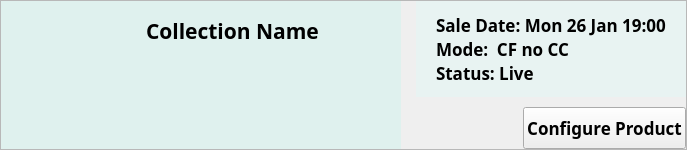
                 <widget class="QFrame" name="collection_box_3">
                  <property name="sizePolicy">
                   <sizepolicy hsizetype="Preferred" vsizetype="Fixed">
                    <horstretch>0</horstretch>
                    <verstretch>0</verstretch>
                   </sizepolicy>
                  </property>
                  <property name="minimumSize">
                   <size>
                    <width>0</width>
                    <height>150</height>
                   </size>
                  </property>
                  <property name="maximumSize">
                   <size>
                    <width>16777215</width>
                    <height>150</height>
                   </size>
                  </property>
                  <property name="autoFillBackground">
                   <bool>false</bool>
                  </property>
                  <property name="frameShape">
                   <enum>QFrame::StyledPanel</enum>
                  </property>
                  <property name="frameShadow">
                   <enum>QFrame::Raised</enum>
                  </property>
                  <layout class="QHBoxLayout" name="horizontalLayout_52">
                   <property name="spacing">
                    <number>0</number>
                   </property>
                   <property name="leftMargin">
                    <number>0</number>
                   </property>
                   <property name="topMargin">
                    <number>0</number>
                   </property>
                   <property name="rightMargin">
                    <number>0</number>
                   </property>
                   <property name="bottomMargin">
                    <number>0</number>
                   </property>
                   <item>
                    <layout class="QHBoxLayout" name="horizontalLayout_53">
                     <property name="spacing">
                      <number>15</number>
                     </property>
                     <item>
                      <widget class="QFrame" name="product_frame_11">
                       <property name="minimumSize">
                        <size>
                         <width>400</width>
                         <height>0</height>
                        </size>
                       </property>
                       <property name="maximumSize">
                        <size>
                         <width>500</width>
                         <height>16777215</height>
                        </size>
                       </property>
                       <property name="styleSheet">
                        <string notr="true">QFrame {
    background-color:#DFF1EE;
	border: none;
}</string>
                       </property>
                       <property name="frameShape">
                        <enum>QFrame::StyledPanel</enum>
                       </property>
                       <property name="frameShadow">
                        <enum>QFrame::Raised</enum>
                       </property>
                       <layout class="QHBoxLayout" name="horizontalLayout_54">
                        <property name="spacing">
                         <number>15</number>
                        </property>
                        <property name="leftMargin">
                         <number>20</number>
                        </property>
                        <property name="topMargin">
                         <number>15</number>
                        </property>
                        <property name="rightMargin">
                         <number>20</number>
                        </property>
                        <property name="bottomMargin">
                         <number>15</number>
                        </property>
                        <item>
                         <widget class="QLabel" name="product_image_label_11">
                          <property name="maximumSize">
                           <size>
                            <width>110</width>
                            <height>110</height>
                           </size>
                          </property>
                          <property name="styleSheet">
                           <string notr="true"/>
                          </property>
                          <property name="text">
                           <string/>
                          </property>
                          <property name="pixmap">
                           <pixmap resource="../../../public/images/post_images/post_images.qrc">:/post_images/IMG_7102.jpg</pixmap>
                          </property>
                          <property name="scaledContents">
                           <bool>true</bool>
                          </property>
                         </widget>
                        </item>
                        <item>
                         <widget class="QFrame" name="frame_16">
                          <property name="frameShape">
                           <enum>QFrame::StyledPanel</enum>
                          </property>
                          <property name="frameShadow">
                           <enum>QFrame::Raised</enum>
                          </property>
                          <layout class="QVBoxLayout" name="verticalLayout_46">
                           <property name="leftMargin">
                            <number>0</number>
                           </property>
                           <property name="topMargin">
                            <number>0</number>
                           </property>
                           <property name="rightMargin">
                            <number>0</number>
                           </property>
                           <property name="bottomMargin">
                            <number>0</number>
                           </property>
                           <item>
                            <widget class="QLabel" name="collection_name_label_3">
                             <property name="sizePolicy">
                              <sizepolicy hsizetype="Preferred" vsizetype="Maximum">
                               <horstretch>0</horstretch>
                               <verstretch>0</verstretch>
                              </sizepolicy>
                             </property>
                             <property name="font">
                              <font>
                               <family>Manrope</family>
                               <pointsize>16</pointsize>
                               <weight>75</weight>
                               <bold>true</bold>
                              </font>
                             </property>
                             <property name="text">
                              <string>Collection Name</string>
                             </property>
                            </widget>
                           </item>
                           <item>
                            <spacer name="verticalSpacer_20">
                             <property name="orientation">
                              <enum>Qt::Vertical</enum>
                             </property>
                             <property name="sizeHint" stdset="0">
                              <size>
                               <width>20</width>
                               <height>40</height>
                              </size>
                             </property>
                            </spacer>
                           </item>
                          </layout>
                         </widget>
                        </item>
                       </layout>
                      </widget>
                     </item>
                     <item>
                      <layout class="QVBoxLayout" name="verticalLayout_47">
                       <property name="spacing">
                        <number>10</number>
                       </property>
                       <item>
                        <widget class="QFrame" name="info_frame_11">
                         <property name="minimumSize">
                          <size>
                           <width>0</width>
                           <height>0</height>
                          </size>
                         </property>
                         <property name="maximumSize">
                          <size>
                           <width>16777215</width>
                           <height>120</height>
                          </size>
                         </property>
                         <property name="styleSheet">
                          <string notr="true">QFrame {
    background-color:#E8F3F2;
	border: none;
}</string>
                         </property>
                         <property name="frameShape">
                          <enum>QFrame::StyledPanel</enum>
                         </property>
                         <property name="frameShadow">
                          <enum>QFrame::Raised</enum>
                         </property>
                         <layout class="QVBoxLayout" name="verticalLayout_48">
                          <property name="spacing">
                           <number>0</number>
                          </property>
                          <property name="leftMargin">
                           <number>20</number>
                          </property>
                          <property name="topMargin">
                           <number>12</number>
                          </property>
                          <property name="rightMargin">
                           <number>20</number>
                          </property>
                          <property name="bottomMargin">
                           <number>12</number>
                          </property>
                          <item>
                           <widget class="QLabel" name="sale_date_label_11">
                            <property name="font">
                             <font>
                              <family>Manrope</family>
                              <pointsize>13</pointsize>
                              <weight>75</weight>
                              <bold>true</bold>
                             </font>
                            </property>
                            <property name="text">
                             <string>Sale Date: Mon 26 Jan 19:00</string>
                            </property>
                           </widget>
                          </item>
                          <item>
                           <widget class="QLabel" name="mode_label_11">
                            <property name="font">
                             <font>
                              <family>Manrope</family>
                              <pointsize>13</pointsize>
                              <weight>75</weight>
                              <bold>true</bold>
                             </font>
                            </property>
                            <property name="text">
                             <string>Mode:  CF no CC</string>
                            </property>
                           </widget>
                          </item>
                          <item>
                           <widget class="QLabel" name="status_label_11">
                            <property name="font">
                             <font>
                              <family>Manrope</family>
                              <pointsize>13</pointsize>
                              <weight>75</weight>
                              <bold>true</bold>
                             </font>
                            </property>
                            <property name="text">
                             <string>Status: Live</string>
                            </property>
                           </widget>
                          </item>
                         </layout>
                        </widget>
                       </item>
                       <item>
                        <layout class="QHBoxLayout" name="horizontalLayout_55">
                         <property name="spacing">
                          <number>14</number>
                         </property>
                         <item>
                          <spacer name="horizontalSpacer_12">
                           <property name="orientation">
                            <enum>Qt::Horizontal</enum>
                           </property>
                           <property name="sizeHint" stdset="0">
                            <size>
                             <width>40</width>
                             <height>20</height>
                            </size>
                           </property>
                          </spacer>
                         </item>
                         <item>
                          <widget class="QPushButton" name="view_product_button_12">
                           <property name="sizePolicy">
                            <sizepolicy hsizetype="MinimumExpanding" vsizetype="Minimum">
                             <horstretch>0</horstretch>
                             <verstretch>0</verstretch>
                            </sizepolicy>
                           </property>
                           <property name="minimumSize">
                            <size>
                             <width>0</width>
                             <height>30</height>
                            </size>
                           </property>
                           <property name="font">
                            <font>
                             <family>Manrope</family>
                             <pointsize>13</pointsize>
                             <weight>75</weight>
                             <bold>true</bold>
                            </font>
                           </property>
                           <property name="text">
                            <string>Configure Product</string>
                           </property>
                          </widget>
                         </item>
                        </layout>
                       </item>
                      </layout>
                     </item>
                    </layout>
                   </item>
                  </layout>
                 </widget>
